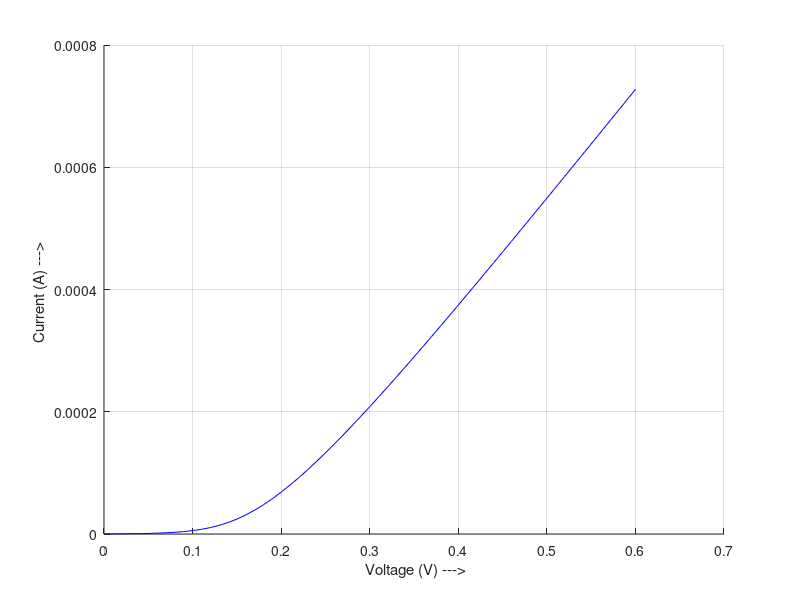
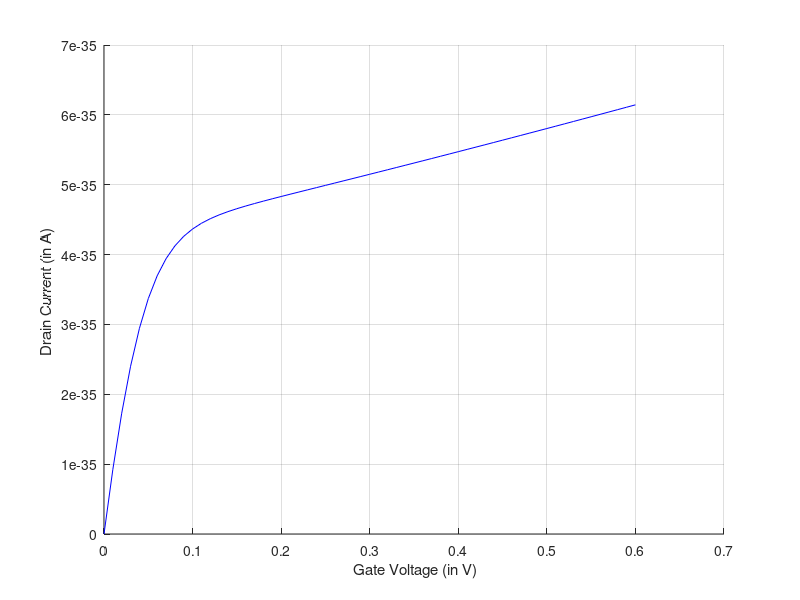

Source code (MATLAB) for these figures, in order:
%Prepared by Samyak Shah for EE227 Assignment 1 Question 6
%Date: September 08,2019
%______________________________________________
%Defining the constants given in the question
%Energy is taken in eV
q=1.602e-19;
m=0.25*9.11e-31;%Effective mass
hcut=1.055e-34;
eps0=8.854E-12;
epsr=4;
I0=q*q/hcut;
%System Dimensions and properties
W=1e-6;%W=Width
L=10e-9;%Length of active region
t=1.5e-9;%Oxide thickness
Cgate=epsr*eps0*W*L/t;
Csourc=0.05*Cgate;
Cdrain=0.05*Cgate;
Ceq=Cgate+Csourc+Cdrain;
U0=q/Ceq;
alphag=Cgate/Ceq;
alphad=Cdrain/Ceq;
kT=0.025; %Room temperature is considered
mu=0;
ep=0.2;
v=1e5; %Escape velocity
g1=hcut*v/(q*L);
g2=g1;
g=g1+g2;
%Energy grid
NE=501;
E=linspace(-1,1,NE);
dE=E(2)-E(1);
D0=m*q*W*L/(pi*hcut*hcut);%Density of states per eV
D=D0*[zeros(1,251) ones(1,250)];
%D=(2*g/(2*pi))./((E.ˆ2)+((g/2)ˆ2));% Lorentzian Density of states per eV
%D=D./(dE*sum(D));%Normalizing to one
%ReferenCeq number of electrons
f0=1./(1+exp((E+ep-mu)./kT));N0=2*dE*sum(D.*f0);ns=N0/(L*W*1e4);%/cmˆ2
%Bias
IV=61;VV=linspace(0,0.6,IV);
for iV=1:IV
%Vg=0.25;Vd=VV(iV);
Vd=0.5;Vg=VV(iV);
mu1=mu;mu2=mu1-Vd;UL=-(alphag*Vg)-(alphad*Vd);
U=0;%Self-consistent field
dU=1;
while dU>1e-6
f1=1./(1+exp((E+UL+U+ep-mu1)./kT));
f2=1./(1+exp((E+UL+U+ep-mu2)./kT));
N(iV)=dE*sum(D.*((f1.*g1/g)+(f2.*g2/g)));
Unew=U0*(N(iV)-N0);dU=abs(U-Unew);
U=U+0.1*(Unew-U);
end
I(iV)=dE*I0*(sum(D.*(f1-f2)))*g1*g2/g;
end
hold on
h=plot(VV,I,'b');

xlabel(' Voltage (V) --->')
ylabel('Current (A) ---> ')
grid on

Vrn=zeros(1,501);
for i=252:501
    Vrn(i)=sqrt(2*m*E(i)*1.6e-19);
end
g1n=hcut*Vrn/(q*L);
g2n=g1n;
gn=g1n+g2n;

for iV=1:IV
Vg=0.25;Vd=VV(iV);
%Vd=0.5;Vg=VV(iV);
mu1=mu;mu2=mu1-Vd;UL=-(alphag*Vg)-(alphad*Vd);
U=0;%Self-consistent field
dU=1;
while dU>1e-6
f1=1./(1+exp((E+UL+U+ep-mu1)./kT));
f2=1./(1+exp((E+UL+U+ep-mu2)./kT));
N(iV)=dE*sum(D.*((f1.*0.5)+(f2.*0.5)));
Unew=U0*(N(iV)-N0);dU=abs(U-Unew);
U=U+0.1*(Unew-U);
end
I(iV)=dE*I0*(sum(D.*(f1-f2).*g1n*0.5));
end
figure
hold on
h=plot(VV,I,'b');

xlabel(' Gate Voltage (in V)')
ylabel('Drain Current (in A) ')
grid on